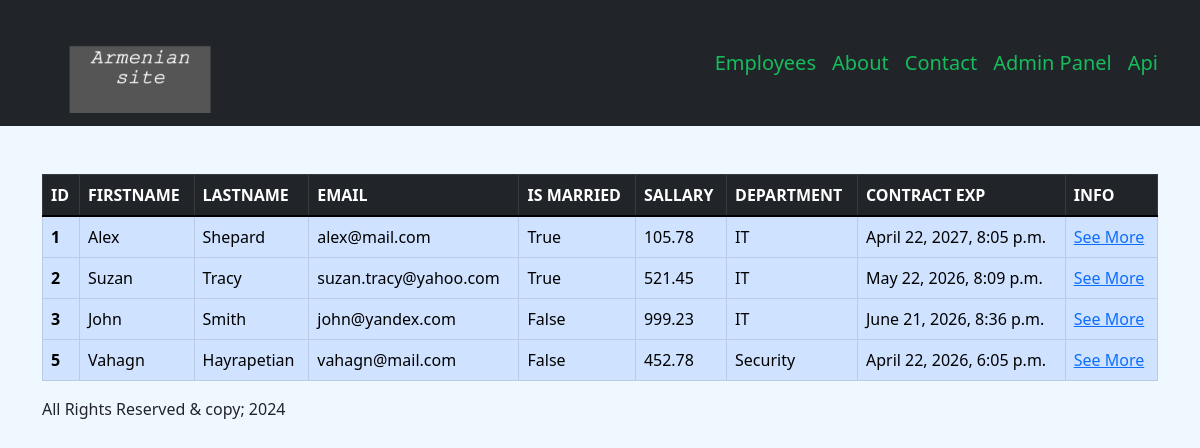
/employees/, run on the app's committed database.
### employees/models.py (models this page shows, shortened)
class Employee(models.Model):
    first_name = models.CharField(max_length=55)
    last_name = models.CharField(max_length=55)
    email = models.EmailField(max_length=255)
    is_married = models.BooleanField(default=False)
    salary = models.FloatField(default=0.0)
    contract_exp = models.DateTimeField()
    department = models.ForeignKey(Department, on_delete=models.CASCADE)
    created_at = models.DateTimeField(default=timezone.now)
    class Meta:
        verbose_name = "employee"
        verbose_name_plural = "employees"

class Department(models.Model):
    title= models.CharField(max_length=255)
    created_at = models.DateTimeField(default=timezone.now)
    def __str__(self):
        return self.title
    class Meta:
        verbose_name = "department"
        verbose_name_plural = "departments"

### employees/views.py (the view)
# urls.py: path("", include("employees.urls")),
def employees(request):
    employees = Employee.objects.all()
    return render(request, "employees.html", { "employees": employees })

### employees/templates/employees.html (shortened to what this page needs)
{% extends "base.html" %}
{% block employees_template %}
  <div class="table-responsive mt-5">
    <table class="table table-hover table-bordered table-primary">
      <thead class="table-dark">
        <tr>
          <th>ID</th>
          <th>FIRSTNAME</th>
          <th>LASTNAME</th>
          <th>EMAIL</th>
          <th>IS MARRIED</th>
          <th>SALLARY</th>
          <th>DEPARTMENT</th>
          <th>CONTRACT EXP</th>
          <th>INFO</th>
        </tr>
      </thead>
      <tbody>
        {% for employee in employees %}
          <tr>
            <th>{{ employee.id }}</th>
            <td>{{ employee.first_name }}</td>
            <td>{{ employee.last_name }}</td>
            <td>{{ employee.email }}</td>
            <td>{{ employee.is_married }}</td>
            <td>{{ employee.salary }}</td>
            <td>{{ employee.department }}</td>
            <td>{{ employee.contract_exp }}</td>
            <td>
              <a href="{% url 'app:single_employee' employee.id %}">See More</a>
            </td>
          </tr>
        {% endfor %}
      </tbody>
    </table>
  </div>
{% endblock %}

### static/css/styles.css (style rules this page uses)
body { background-color: aliceblue; }

### data on the page
Employee: id "1", first_name "Alex", last_name "Shepard", email "alex@mail.com", is_married "True", salary "105.78", department "IT", contract_exp "April 22, 2027, 8:05 p.m."
Employee: id "2", first_name "Suzan", last_name "Tracy", email "suzan.tracy@yahoo.com", is_married "True", salary "521.45", department "IT", contract_exp "May 22, 2026, 8:09 p.m."
Employee: id "3", first_name "John", last_name "Smith", email "john@yandex.com", is_married "False", salary "999.23", department "IT", contract_exp "June 21, 2026, 8:36 p.m."
Employee: id "5", first_name "Vahagn", last_name "Hayrapetian", email "vahagn@mail.com", is_married "False", salary "452.78", department "Security", contract_exp "April 22, 2026, 6:05 p.m."
